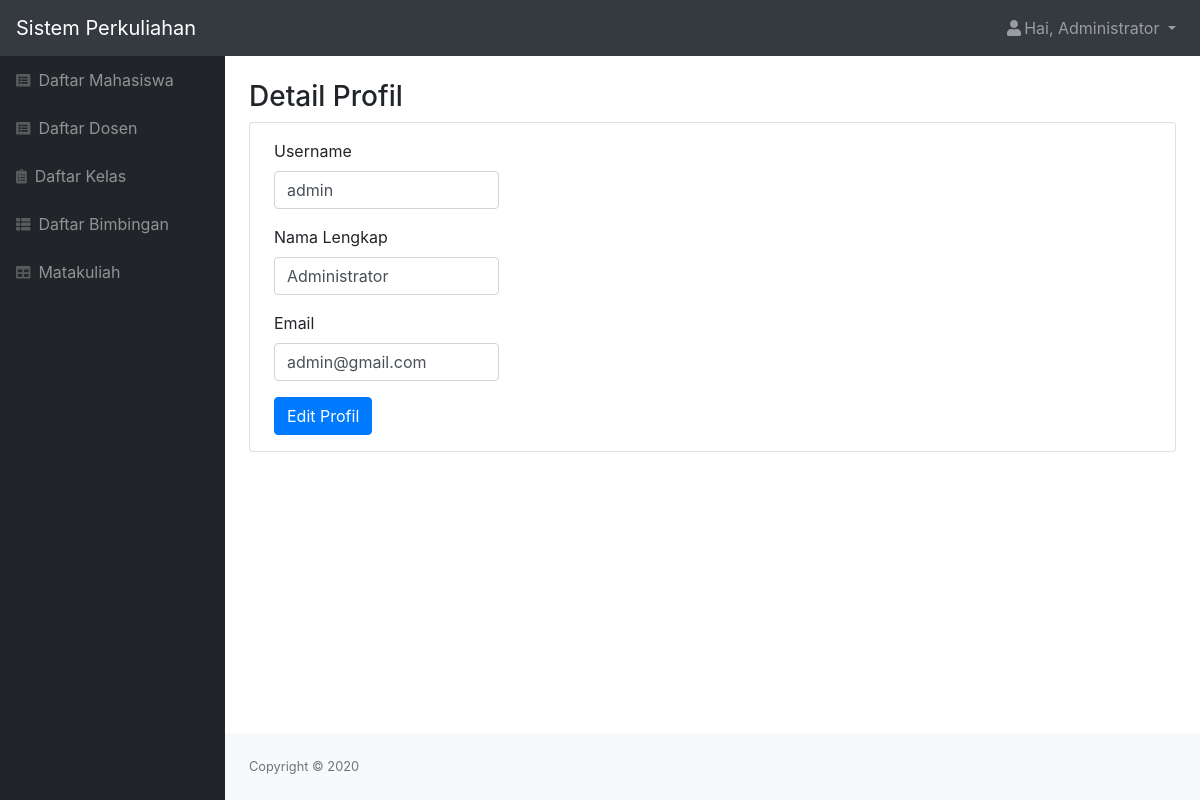
Page /php/profil_admin.php (signed in) on the committed database.
### tables this page shows
CREATE TABLE `adminsimak` (
  `id_admin` int(11) NOT NULL,
  `role` char(1) NOT NULL,
  `username` char(10) NOT NULL,
  `nama` varchar(50) NOT NULL,
  `email` varchar(50) NOT NULL,
  `alamat` varchar(50) NOT NULL,
  `tgl_lahir` date NOT NULL,
  `password` varchar(300) NOT NULL
);

### php/profil_admin.php (the view, shortened to what this page needs)
<?php
    include "function.php";
    $nama = $_SESSION['nama'];
    $role = $_SESSION['role'];
    $id = $_SESSION['id'];
    $queryUser = mysqli_query($koneksi, "SELECT * FROM adminsimak WHERE id_admin = '$id'");
    $user = mysqli_fetch_assoc($queryUser);
?>
<!DOCTYPE html>
<html lang="en">
    <head>
        <link href="../css/styles.css" rel="stylesheet" />
        <link href="https://cdn.datatables.net/1.10.20/css/dataTables.bootstrap4.min.css" rel="stylesheet" />
    </head>
    <body class="sb-nav-fixed">
        <nav class="sb-topnav navbar navbar-expand navbar-dark bg-dark">
            <a class="navbar-brand" href="index.html">Sistem Perkuliahan</a>
            <ul class="navbar-nav ml-auto">
                <li class="nav-item dropdown">
                    <a class="nav-link dropdown-toggle" id="userDropdown" href="#" role="button" data-toggle="dropdown" aria-haspopup="true" aria-expanded="false"><i class="fas fa-user fa-fw"></i>Hai, <?= $nama; ?> </a>
                </li>
            </ul>
        </nav>
        <div id="layoutSidenav">
            <div id="layoutSidenav_nav">
                <nav class="sb-sidenav accordion sb-sidenav-dark" id="sidenavAccordion">
                    <div class="sb-sidenav-menu">
                        <div class="nav">
                            <a class="nav-link" href="mahasiswa.php"
                                ><div class="sb-nav-link-icon"><i class="fas fa-list-alt"></i></div>
                                Daftar Mahasiswa</a
                            >
                            <a class="nav-link" href="dosen.php"
                                ><div class="sb-nav-link-icon"><i class="fas fa-list-alt"></i></div>
                                Daftar Dosen</a
                            >
                            <a class="nav-link" href="kelas.php"
                                ><div class="sb-nav-link-icon"><i class="fas fa-clipboard-list"></i></div>
                                Daftar Kelas</a
                            >
                            <a class="nav-link" href="bimbingan.php"
                                ><div class="sb-nav-link-icon"><i class="fas fa-th-list"></i></div>
                                Daftar Bimbingan</a
                            >
                            <?php if($role == "0") { ?>
                            <a class="nav-link" href="matakuliah.php"
                                ><div class="sb-nav-link-icon"><i class="fas fa-table"></i></div>
                                Matakuliah</a>
                            <?php } ?>
                        </div>
                    </div>
                </nav>
            </div>
            <div id="layoutSidenav_content">
                <main>
                    <div class="container-fluid">
                        <h3 class="mt-4">Detail Profil</h3>
                        <div class="card mb-4">
                            <form action="function.php?act=editAdmin&id_admin=<?= $user['id_admin']; ?>" id="edit" method="POST" >
                                <div class="form-group ml-4 py-3 mb-0">
                                    <label for="nip">Username</label>
                                    <input type="text" class="form-control col-sm-3" id="nip" name="username" value="<?= $user['username']; ?>" >
                                </div>
                                <div class="form-group ml-4">
                                    <label for="nama">Nama Lengkap</label>
                                    <input type="text" class="form-control col-sm-3" id="nama" name="nama" value="<?= $user['nama']; ?>">
                                </div>
                                <div class="form-group ml-4">
                                    <label for="email">Email</label>
                                    <input type="text" class="form-control col-sm-3" id="email" name="email" value="<?= $user['email']; ?>">
                                </div>
                                <input type="submit" name="edit_btn" id="edit" class="btn btn-primary ml-4 mb-3" value="Edit Profil">
                            </form>
                        </div>
                    </div>
                </main>
                <?php include "footer.php" ?>
            </div>
        </div>
    </body>
</html>

### rows in the picture
adminsimak: username "admin", nama "Administrator", email "admin@gmail.com"

### other values in the picture
$nama "Administrator"
